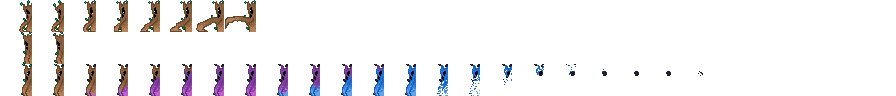
#> input picture tools/brunk(1).png, 896 x 96 px
$ python grayscale.py
#> lines starting #> are read from the running program, lines starting #| are printed output that depends on the picture; after the words box and inside, x2 and y2 are one past the last pixel; in counts of white or black regions, pixels touching at a corner belong together
from PIL import Image

# Input and output filenames
input_file = "brunk(1).png"
output_file = "image_grayscale.png"
with Image.open(input_file) as img:
    # Ensure RGBA
#> img is the input picture: PIL image 896x96 RGBA; mean R, G, B, A 8.3, 6.8, 8, 21.1
    img = img.convert("RGBA")

    # Separate alpha
    r, g, b, a = img.split()
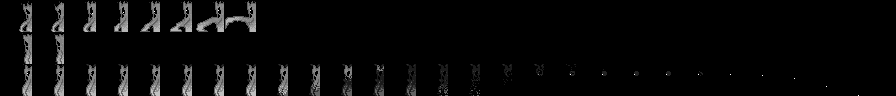
#> r: PIL image 896x96 L; min 0, max 255, mean 8.3
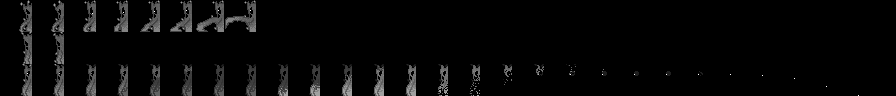
#> g: PIL image 896x96 L; min 0, max 255, mean 6.8
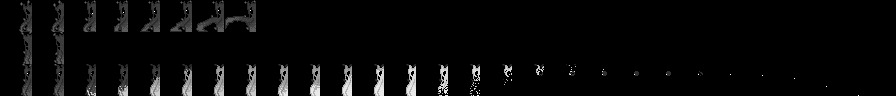
#> b: PIL image 896x96 L; min 0, max 255, mean 8
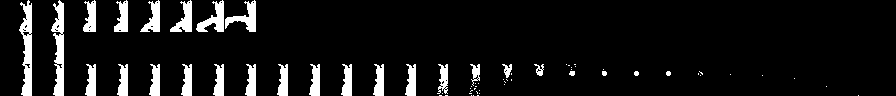
#> a: PIL image 896x96 L; 8.3% white; 65 white regions (38 under 20 px), largest, box (x1, y1, x2, y2) and area: (51, 0, 64, 96) 768, (19, 0, 32, 96) 767, (196, 0, 224, 32) 416

    # Convert RGB part to grayscale
    gray = Image.merge("RGB", (r, g, b)).convert("L")

    # Rebuild RGBA with original alpha
    result = Image.merge("RGBA", (gray, gray, gray, a))
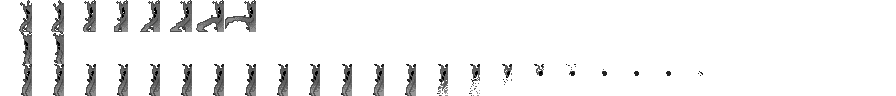
#> result: PIL image 896x96 RGBA; mean R, G, B, A 7.4, 7.4, 7.4, 21.1; transparent parts drawn white

    result.save(output_file)

print(f"Saved: {output_file}")
print(f"Saved grayscale image as {output_file}")
